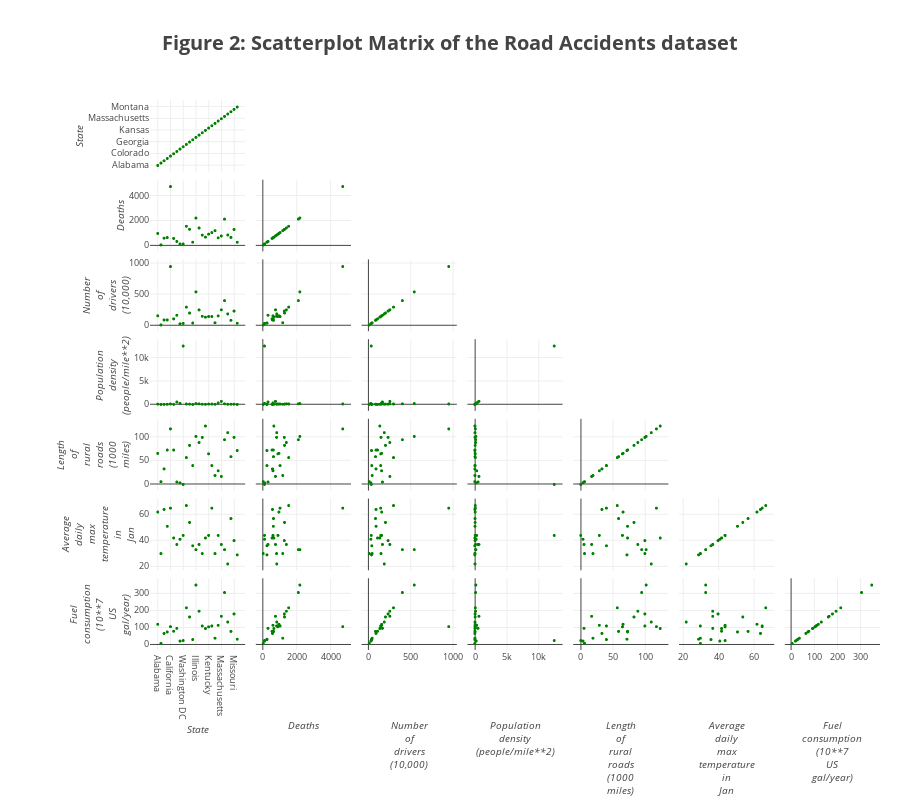

Notebook source saved alongside this figure:
### Markdown cell above
To determine the correlations between these variables, a scatterplot matrix can be drawn.

### Code cell
# https://community.plot.ly/t/splom-scatter-matrix-changing-styles-of-all-axes-in-one-go/16636/2
# https://plot.ly/python/splom/

# initiate placeholders
dataPanda = []
label = ''

for column in list(df.columns):
        
    columnSplit = column.split(' ') # create a list of string from the column name
    
    for i in columnSplit:
        label = label + i + '<br>' # because plotly uses JavaScript, we can use the html <br> tag to split to next line
    
    # inspired by: https://stackoverflow.com/questions/43229013/
    for i in range(3):
        label = '<br>' + label + '<br>'
    
    label = '<i>' + label + '</i>'
    trace = dict(label = label, values = df[column])
    
    dataPanda.append(trace)
    label = '' # reset the variable for next for iteration

trace1 = go.Splom(dimensions=dataPanda, showupperhalf=False, marker=dict(size=3, color='green'), text = df['State'])
data = [trace1]

layout = go.Layout(title = '<b>Figure 2: Scatterplot Matrix of the Road Accidents dataset</b>',
                font=dict(size=8.5), # global font
                titlefont=dict(size=20), # but we want only title to have different size
                margin = dict(l = 150, r = 20, b = 150) # layout control- left, right, bottom, top (t) and padding (pad )
                )           

fig = go.Figure(data=data, layout=layout)
fig['layout'].update(height=800, width=900)

iplot(fig)

### Figure 1 — Plotly figure (JSON) as saved in the notebook; plotly's stock layout.template omitted (floating-point values rounded to 4 significant figures)
{"data": [{"dimensions": [{"label": "<i><br><br><br>State<br><br><br><br></i>", "values": ["Alabama", "Alaska", "Arizona", "Arkansas", "California", "Colorado", "Connecticut", "Delaware", "Washington DC", "Florida", "Georgia", "Idaho", "Illinois", "Indiana", "Iowa", "Kansas", "Kentucky", "Louisiana", "Maine", "Maryland", "Massachusetts", "Michigan", "Minnesota", "Mississippi", "Missouri", "Montana"]}, {"label": "<i><br><br><br>Deaths<br><br><br><br></i>", "values": [968, 43, 588, 640, 4743, 566, 325, 118, 115, 1545, 1302, 262, 2207, 1410, 833, 669, 911, 1037, 1196, 616, 766, 2120, 841, 648, 1289, 259]}, {"label": "<i><br><br><br>Number<br>of<br>drivers<br>(10,000)<br><br><br><br></i>", "values": [158, 11, 91, 92, 952, 109, 167, 30, 35, 298, 203, 41, 544, 254, 150, 136, 147, 146, 46, 157, 255, 403, 189, 85, 234, 38]}, {"label": "<i><br><br><br>Population<br>density<br>(people/mile**2)<br><br><br><br></i>", "values": [64, 0.4, 12, 34, 100, 17, 518, 226, 12524, 91, 68, 8.1, 180, 129, 49, 27, 76, 72, 31, 314, 655, 137, 43, 46, 63, 4.6]}, {"label": "<i><br><br><br>Length<br>of<br>rural<br>roads<br>(1000<br>miles)<br><br><br><br></i>", "values": [66, 5.9, 33, 73, 118, 73, 5.1, 3.4, 0, 57, 83, 40, 102, 89, 100, 124, 65, 40, 19, 29, 17, 95, 110, 59, 100, 72]}, {"label": "<i><br><br><br>Average<br>daily<br>max<br>temperature<br>in<br>Jan<br><br><br><br></i>", "values": [62, 30, 64, 51, 65, 42, 37, 41, 44, 67, 54, 36, 33, 37, 30, 42, 44, 65, 30, 44, 37, 33, 22, 57, 40, 29]}, {"label": "<i><br><br><br>Fuel<br>consumption<br>(10**7<br>US<br>gal/year)<br><br><br><br></i>", "values": [119, 6.2, 65, 74, 105, 78, 95, 20, 23, 216, 162, 29, 350, 196, 109, 94, 104, 109, 37, 113, 166, 306, 132, 77, 180, 31]}], "marker": {"color": "green", "size": 3}, "showupperhalf": false, "text": ["Alabama", "Alaska", "Arizona", "Arkansas", "California", "Colorado", "Connecticut", "Delaware", "Washington DC", "Florida", "Georgia", "Idaho", "Illinois", "Indiana", "Iowa", "Kansas", "Kentucky", "Louisiana", "Maine", "Maryland", "Massachusetts", "Michigan", "Minnesota", "Mississippi", "Missouri", "Montana"], "type": "splom", "uid": "3da76972-dd73-485f-95e0-d5b2825f5320"}], "layout": {"font": {"size": 8.5}, "height": 800, "margin": {"b": 150, "l": 150, "r": 20}, "title": "<b>Figure 2: Scatterplot Matrix of the Road Accidents dataset</b>", "titlefont": {"size": 20}, "width": 900}}
